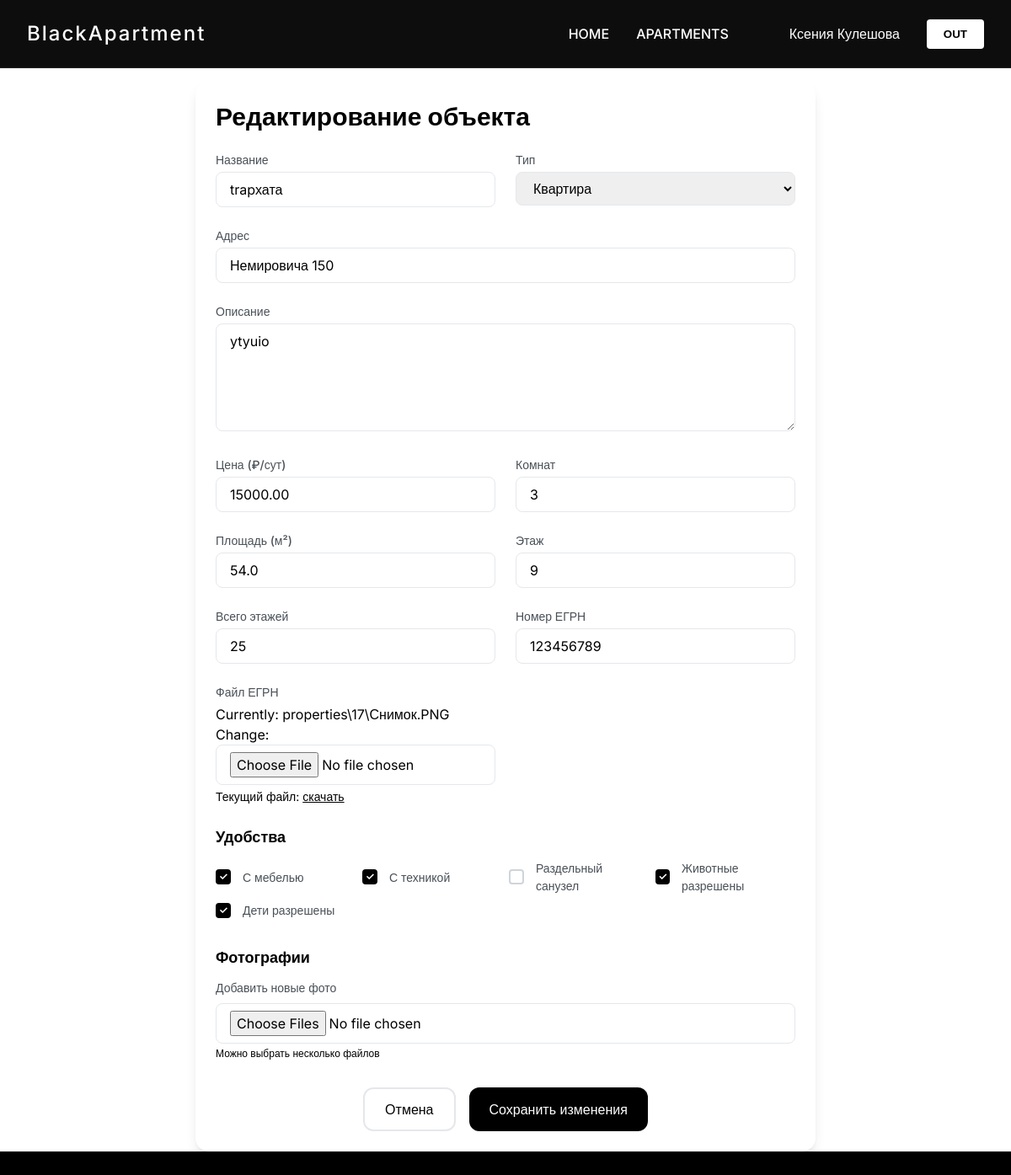
The page /property/edit/17/ (signed in) on the database its author committed.
### BlackApp/models.py (models this page shows, shortened)
class Property(models.Model):
    PROPERTY_TYPES = (
        ('apartment', 'Квартира'),
        ('house', 'Дом'),
        ('commercial', 'Коммерческая'),
        ('land', 'Участок'),
    )
    MODERATION_STATUSES = (
        ('draft', 'Черновик'),
        ('pending', 'На модерации'),
        ('approved', 'Одобрено'),
        ('rejected', 'Отклонено'),
        ('archived', 'В архиве'),
    )
    owner = models.ForeignKey(
        User,
        on_delete=models.CASCADE,
        related_name='properties',
        limit_choices_to={'user_type': 'landlord'},
        verbose_name='Владелец'
    )
    title = models.CharField('Заголовок', max_length=200)
    description = models.TextField('Описание')
    address = models.CharField('Адрес', max_length=255, db_index=True)
    latitude = models.FloatField('Широта', null=True, blank=True)
    longitude = models.FloatField('Долгота', null=True, blank=True)
    property_type = models.CharField('Тип', max_length=20, choices=PROPERTY_TYPES, db_index=True)
    price = models.DecimalField('Цена', max_digits=12, decimal_places=2, db_index=True)
    rooms = models.PositiveSmallIntegerField('Комнат', null=True, blank=True, db_index=True)
    area = models.FloatField('Площадь (м²)')
    floor = models.PositiveSmallIntegerField('Этаж', null=True, blank=True)
    floors_total = models.PositiveSmallIntegerField('Этажей в доме', null=True, blank=True)
    has_furniture = models.BooleanField('С мебелью', default=False)
    has_appliances = models.BooleanField('С техникой', default=False)
    separate_bathroom = models.BooleanField('Раздельный санулзел', default=False)
    allows_pets = models.BooleanField('Можно с животными', default=False)
    allows_children = models.BooleanField('Можно с детьми', default=False)
    egrn_number = models.CharField(
        'Номер ЕГРН',
        max_length=50,
        unique=True,
        help_text='Выписка из Единого государственного реестра недвижимости'
    )
    egrn_file = models.FileField(
        'Файл ЕГРН',
        upload_to='temp/egrn/%Y/%m/',
        help_text='Загрузите выписку из ЕГРН'
    )
    egrn_verified = models.BooleanField('ЕГРН проверен', default=False)
    moderation_status = models.CharField(
        'Статус модерации',
        max_length=20,
        choices=MODERATION_STATUSES,
        default='pending',
        db_index=True
    )
    moderator = models.ForeignKey(
        User,
        on_delete=models.SET_NULL,
        null=True,
        blank=True,
        related_name='moderated_properties',
        limit_choices_to={'user_type__in': ['moderator', 'admin']}
    )
    moderation_comment = models.TextField('Комментарий модератора', blank=True)
    moderated_at = models.DateTimeField('Дата модерации', null=True, blank=True)
    created_at = models.DateTimeField('Создано', auto_now_add=True, db_index=True)
    updated_at = models.DateTimeField('Обновлено', auto_now=True)
    published_at = models.DateTimeField('Опубликовано', null=True, blank=True, db_index=True)
    views_count = models.PositiveIntegerField('Просмотры', default=0)
    class Meta:
        verbose_name = 'Объект недвижимости'
        verbose_name_plural = 'Объекты недвижимости'
        ordering = ['-published_at']
        indexes = [
            models.Index(fields=['moderation_status', 'published_at']),
            models.Index(fields=['property_type', 'price']),
            models.Index(fields=['rooms', 'area']),
        ]

### BlackApp/views.py (the view)
# urls.py: path('property/edit/<int:property_id>/', views.edit_property, name='edit_property'),
@login_required
def edit_property(request, property_id):
    property_obj = get_object_or_404(Property, id=property_id, owner=request.user)
    if request.method == 'POST':
        form = PropertyForm(request.POST, request.FILES, instance=property_obj)
        if form.is_valid():
            property_obj = form.save(commit=False)
            property_obj.save()
            delete_images = request.POST.getlist('delete_images')
            if delete_images:
                PropertyImage.objects.filter(id__in=delete_images, property=property_obj).delete()
            new_images = request.FILES.getlist('new_images')
            for i, img in enumerate(new_images):
                PropertyImage.objects.create(
                    property=property_obj,
                    image=img,
                    is_main=(not property_obj.images.exists() and i == 0)
                )
            main_image_id = request.POST.get('main_image')
            if main_image_id:
                property_obj.images.update(is_main=False)
                PropertyImage.objects.filter(id=main_image_id, property=property_obj).update(is_main=True)
            messages.success(request, 'Объект успешно обновлён')
            return redirect('profile')
        else:
            messages.error(request, 'Исправьте ошибки в форме')
    else:
        form = PropertyForm(instance=property_obj)
    return render(request, 'BlackApp/add_property.html', {
        'form': form,
        'property': property_obj
    })

### BlackApp/forms.py
class PropertyForm(forms.ModelForm):
    class Meta:
        model = Property
        fields = [
            'title', 'description', 'address', 'property_type', 'price',
            'rooms', 'area', 'floor', 'floors_total',
            'has_furniture', 'has_appliances', 'allows_pets', 'allows_children', 'separate_bathroom',
            'egrn_number', 'egrn_file'
        ]
        widgets = {
            'description': forms.Textarea(attrs={'rows': 4}),
        }

### templates/BlackApp/add_property.html (shortened to what this page needs)
{% extends 'BlackApp/base.html' %}
{% load static %}
{% load widget_tweaks %}
{% block content %}
<div class="pt-24 container mx-auto px-4 max-w-3xl">
    <div class="bg-white rounded-2xl shadow-lg p-6">
        <h1 class="text-3xl font-bold mb-6">Редактирование объекта</h1>
        <form method="post" enctype="multipart/form-data">
            <div class="grid grid-cols-1 md:grid-cols-2 gap-6">
                <div>
                    <label class="block text-sm font-medium text-noir-700 mb-1">Название</label>
                    {{ form.title|add_class:"w-full border border-noir-300 rounded-lg px-4 py-2" }}
                </div>
                <div>
                    <label class="block text-sm font-medium text-noir-700 mb-1">Тип</label>
                    {{ form.property_type|add_class:"w-full border border-noir-300 rounded-lg px-4 py-2" }}
                </div>
                <div class="md:col-span-2">
                    <label class="block text-sm font-medium text-noir-700 mb-1">Адрес</label>
                    {{ form.address|add_class:"w-full border border-noir-300 rounded-lg px-4 py-2" }}
                </div>
                <div class="md:col-span-2">
                    <label class="block text-sm font-medium text-noir-700 mb-1">Описание</label>
                    {{ form.description|add_class:"w-full border border-noir-300 rounded-lg px-4 py-2 h-32" }}
                </div>
                <div>
                    <label class="block text-sm font-medium text-noir-700 mb-1">Цена (₽/сут)</label>
                    {{ form.price|add_class:"w-full border border-noir-300 rounded-lg px-4 py-2" }}
                </div>
                <div>
                    <label class="block text-sm font-medium text-noir-700 mb-1">Комнат</label>
                    {{ form.rooms|add_class:"w-full border border-noir-300 rounded-lg px-4 py-2" }}
                </div>
                <div>
                    <label class="block text-sm font-medium text-noir-700 mb-1">Площадь (м²)</label>
                    {{ form.area|add_class:"w-full border border-noir-300 rounded-lg px-4 py-2" }}
                </div>
                <div>
                    <label class="block text-sm font-medium text-noir-700 mb-1">Этаж</label>
                    {{ form.floor|add_class:"w-full border border-noir-300 rounded-lg px-4 py-2" }}
                </div>
                <div>
                    <label class="block text-sm font-medium text-noir-700 mb-1">Всего этажей</label>
                    {{ form.floors_total|add_class:"w-full border border-noir-300 rounded-lg px-4 py-2" }}
                </div>
                <div>
                    <label class="block text-sm font-medium text-noir-700 mb-1">Номер ЕГРН</label>
                    {{ form.egrn_number|add_class:"w-full border border-noir-300 rounded-lg px-4 py-2" }}
                </div>
                <div>
                    <label class="block text-sm font-medium text-noir-700 mb-1">Файл ЕГРН</label>
                    {{ form.egrn_file|add_class:"w-full border border-noir-300 rounded-lg px-4 py-2" }}
                    {% if property.egrn_file %}
                        <p class="text-sm text-noir-500 mt-1">Текущий файл: <a href="{{ property.egrn_file.url }}" target="_blank" class="underline">скачать</a></p>
                    {% endif %}
                </div>
            </div>
            <div class="mt-6">
                <h3 class="text-lg font-semibold mb-3">Удобства</h3>
                <div class="grid grid-cols-2 md:grid-cols-4 gap-2">
                    <label class="flex items-center gap-2">
                        {{ form.has_furniture }} С мебелью
                    </label>
                    <label class="flex items-center gap-2">
                        {{ form.has_appliances }} С техникой
                    </label>
                    <label class="flex items-center gap-2">
                        {{ form.separate_bathroom }} Раздельный санузел
                    </label>
                    <label class="flex items-center gap-2">
                        {{ form.allows_pets }} Животные разрешены
                    </label>
                    <label class="flex items-center gap-2">
                        {{ form.allows_children }} Дети разрешены
                    </label>
                </div>
            </div>
            <div class="mt-8">
                <h3 class="text-lg font-semibold mb-3">Фотографии</h3>
                <label class="block text-sm font-medium text-noir-700 mb-2">Добавить новые фото</label>
                <input type="file" name="new_images" multiple accept="image/*" class="w-full border border-noir-300 rounded-lg px-4 py-2">
                <p class="text-xs text-noir-500 mt-1">Можно выбрать несколько файлов</p>
            </div>
            <div class="mt-8 flex justify-center gap-4">
                <a href="{% url 'profile' %}" class="px-6 py-3 border-2 border-noir-900 text-noir-900 rounded-xl hover:bg-noir-900 hover:text-white transition">Отмена</a>
                <button type="submit" class="px-6 py-3 bg-black text-white rounded-xl hover:bg-black transition">Сохранить изменения</button>
            </div>
        </form>
    </div>
</div>
{% endblock %}

### static/css/style.css (style rules this page uses)
* { margin: 0; padding: 0; box-sizing: border-box; }
body { font-family: 'Inter', sans-serif; line-height: 1.6; }
a, button { transition: all 0.3s ease; }
input[type="checkbox"] { appearance: none; -webkit-appearance: none; width: 18px; height: 18px; border: 2px solid #ced4da; border-radius: 4px; outline: none; cursor: pointer; position: relative; transition: all 0.2s; margin-right: 6px; vertical-align: middle; }
input[type="checkbox"]:checked { background-color: black; border-color: black; }
input[type="checkbox"]:checked::after { content: "✓"; color: white; position: absolute; top: 50%; left: 50%; transform: translate(-50%, -50%); font-size: 12px; font-weight: bold; }
label { display: inline-flex; align-items: center; cursor: pointer; font-size: 0.875rem; color: #495057; }

### rows shown on the page
Property: title "trapхата", property_type "Квартира", address "Немировича 150", description "ytyuio", price "15000.00", rooms "3", area "54.0", floor "9", floors_total "25", egrn_number "123456789", has_furniture "☑", has_appliances "☑", allows_pets "☑", allows_children "☑"
